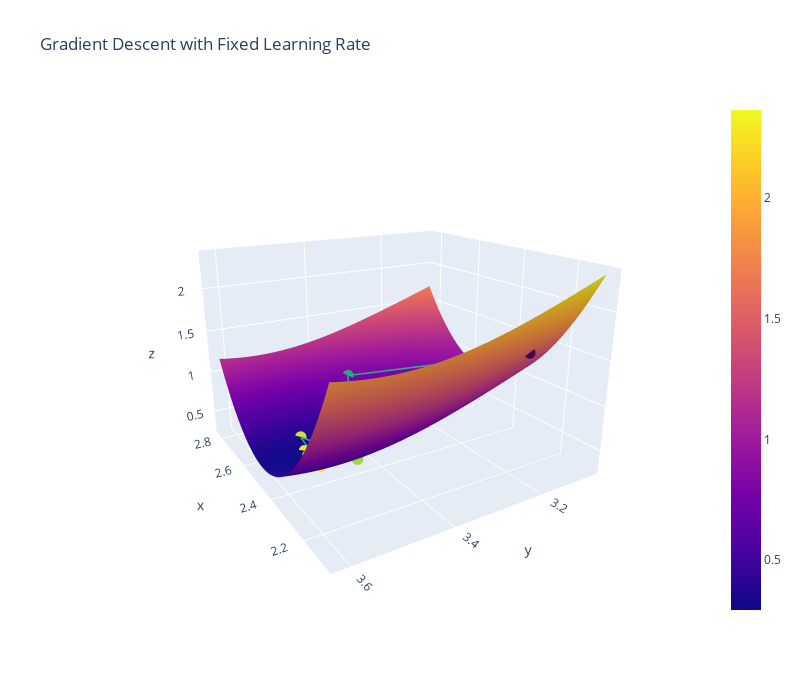

This figure's notebook cell:
### Markdown cell above
### Question 5d : 
In Question 5c, we studied the average loss function at each iteration. We can study the value of the parameters for each iteraion. Below we have 3-dimensional plots for the parameters at each iteration. **Note that we have provided the code for you. You are not required to give an answer.** You can just run the cells to generate the charts and the widgets to pane or zoom.

### Code cell
theta_hat, theta_history, average_loss_history = grad_desc(data["x"], data["y"], initial_guess(3), num_iter=20, alpha=0.1)

theta_history = np.vstack(theta_history)
average_loss_history = np.array(average_loss_history)

dsua_112_utils.plot_3d(theta_history[:, 0], 
                       theta_history[:, 1], 
                       average_loss_history, 
                       mse, 
                       cos_model, 
                       data["x"].values, 
                       data["y"].values, 
                       "Gradient Descent with Fixed Learning Rate")

### Figure 1 — Plotly figure (JSON) as saved in the notebook; plotly's stock layout.template omitted (floating-point values rounded to 4 significant figures; data arrays with more than 128 entries replaced by an {"elided": "..."} marker saying what was removed)
{"data": [{"line": {"color": "rgb(50,170, 140)", "width": 3}, "marker": {"color": [-1.554, -0.8058, -0.4866, -0.3759, -0.3303, -0.3097, -0.3003, -0.2961, -0.2942, -0.2933, -0.2929, -0.2927, -0.2926, -0.2926, -0.2926, -0.2926, -0.2926, -0.2926, -0.2926, -0.2926], "colorscale": [[0, "#440154"], [0.1111, "#482878"], [0.2222, "#3e4989"], [0.3333, "#31688e"], [0.4444, "#26828e"], [0.5556, "#1f9e89"], [0.6667, "#35b779"], [0.7778, "#6ece58"], [0.8889, "#b5de2b"], [1, "#fde725"]], "size": 4}, "type": "scatter3d", "x": [2.189, 2.732, 2.366, 2.614, 2.448, 2.56, 2.484, 2.535, 2.501, 2.524, 2.509, 2.519, 2.512, 2.517, 2.513, 2.516, 2.514, 2.515, 2.515, 2.515], "y": [3.169, 3.345, 3.468, 3.506, 3.517, 3.515, 3.517, 3.516, 3.517, 3.516, 3.517, 3.516, 3.517, 3.516, 3.517, 3.516, 3.516, 3.516, 3.516, 3.516], "z": [1.554, 0.8058, 0.4866, 0.3759, 0.3303, 0.3097, 0.3003, 0.2961, 0.2942, 0.2933, 0.2929, 0.2927, 0.2926, 0.2926, 0.2926, 0.2926, 0.2926, 0.2926, 0.2926, 0.2926]}, {"type": "surface", "x": [2.089, 2.105, 2.12, 2.135, 2.15, 2.165, 2.18, 2.195, 2.211, 2.226, 2.241, 2.256, 2.271, 2.286, 2.302, 2.317, 2.332, 2.347, 2.362, 2.377, 2.393, 2.408, 2.423, 2.438, 2.453, 2.468, 2.483, 2.499, 2.514, 2.529, 2.544, 2.559, 2.574, 2.59, 2.605, 2.62, 2.635, 2.65, 2.665, 2.681, 2.696, 2.711, 2.726, 2.741, 2.756, 2.771, 2.787, 2.802, 2.817, 2.832], "y": [3.069, 3.08, 3.091, 3.102, 3.113, 3.124, 3.136, 3.147, 3.158, 3.169, 3.18, 3.192, 3.203, 3.214, 3.225, 3.236, 3.248, 3.259, 3.27, 3.281, 3.292, 3.304, 3.315, 3.326, 3.337, 3.348, 3.36, 3.371, 3.382, 3.393, 3.404, 3.416, 3.427, 3.438, 3.449, 3.46, 3.472, 3.483, 3.494, 3.505, 3.516, 3.528, 3.539, 3.55, 3.561, 3.572, 3.584, 3.595, 3.606, 3.617], "z": {"elided": "50x50 float values"}}], "layout": {"autosize": true, "height": 700, "scene": {"aspectmode": "manual", "aspectratio": {"x": 1, "y": 1, "z": 0.7}, "camera": {"eye": {"x": -1.743, "y": 1.071, "z": 0.71}, "up": {"x": 0, "y": 0, "z": 1}}, "xaxis": {"gridcolor": "rgb(255, 255, 255)", "showbackground": true, "zerolinecolor": "rgb(255, 255, 255)"}, "yaxis": {"gridcolor": "rgb(255, 255, 255)", "showbackground": true, "zerolinecolor": "rgb(255, 255, 255)"}, "zaxis": {"gridcolor": "rgb(255, 255, 255)", "showbackground": true, "zerolinecolor": "rgb(255, 255, 255)"}}, "title": {"text": "Gradient Descent with Fixed Learning Rate"}, "width": 800}}
